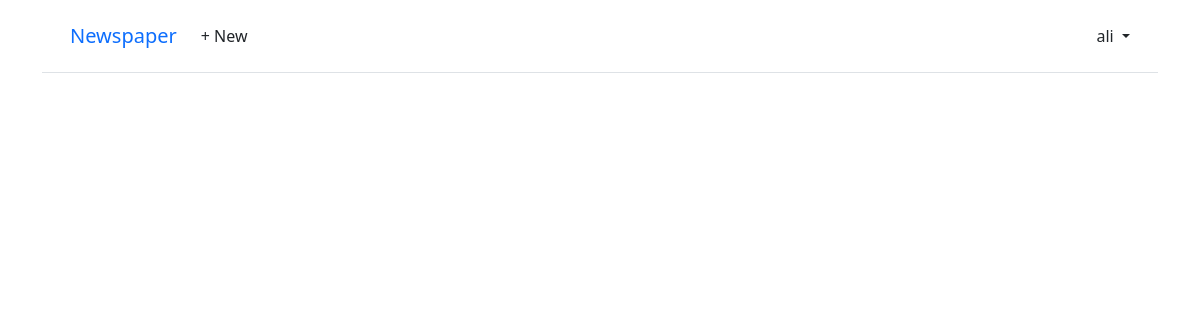
/articles/ (signed in), run on an earlier commit of the app's database.
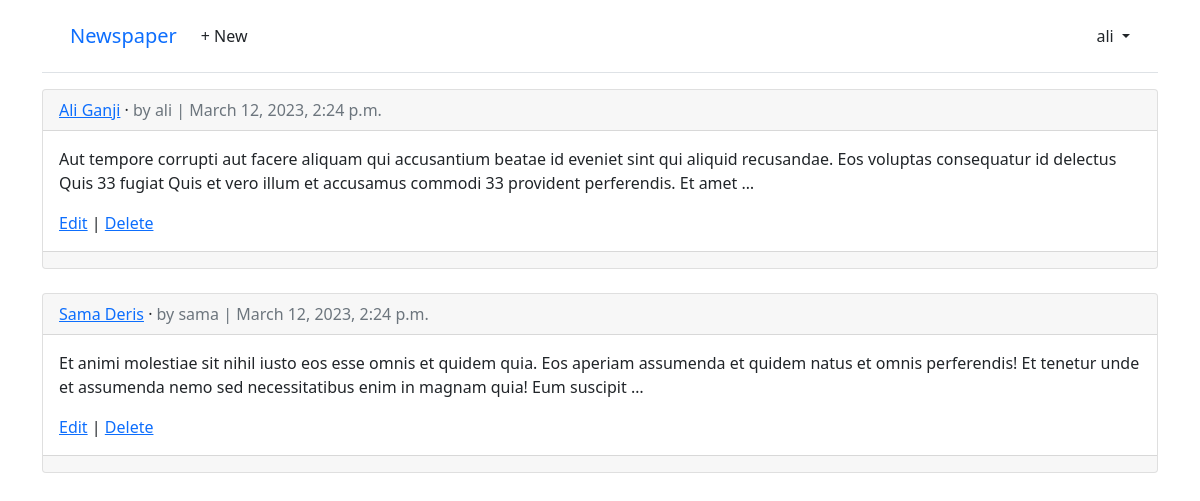
And on a later commit of the database.
### accounts/models.py (models this page shows)
class CustomUser(AbstractUser):
    age = models.PositiveIntegerField(null=True, blank=True)

### articles/models.py (models this page shows, shortened)
class Article(models.Model):
    title = models.CharField(max_length=255)
    body = models.TextField()
    data = models.DateTimeField(auto_now_add=True)
    author = models.ForeignKey(settings.AUTH_USER_MODEL, on_delete=models.CASCADE)
    def get_absolute_url(self):
        return reverse("article_detail", kwargs={"pk": self.pk})

### articles/views.py (the view)
# urls.py: path("", ArticleListView.as_view(), name="article_list"),
class ArticleListView(LoginRequiredMixin, ListView):
    model = Article
    template_name = "articles/article_list.html"

### articles/templates/articles/article_list.html (shortened to what this page needs)
{% extends "_base.html" %}
{% block content %}
    {% for article in article_list %}
        <div class="card">
            <div class="card-header">
                <span class="font-weight-bold"><a href="{{ article.get_absolute_url }}">{{ article.title }}</a></span>
                &middot;
                <span class="text-muted">by {{ article.author }} |
                    {{ article.data }}</span>
            </div>
            <div class="card-body">
                <p>{{ article.body|truncatewords:35 }}</p>
                <a href="{% url "article_edit" article.pk %}">Edit</a> |
                <a href="{% url "article_delete" article.pk %}">Delete</a>
            </div>
            <div class="card-footer">
            </div>
        </div>
        <br/>
    {% endfor %}
{% endblock %}

### templates/_base.html (shortened to what this page needs)
<!DOCTYPE html>
<html>
<head>
  <link href="https://cdn.jsdelivr.net/npm/bootstrap@5.1.3/dist/css/bootstrap.min.css" rel="stylesheet"
>
</head>
<body>
  <div class="container">
    <header class="p-3 mb-3 border-bottom">
      <div class="container">
        <div class="d-flex flex-wrap align-items-center justify-content-center
          justify-content-lg-start">
          <a class="navbar-brand" href="{% url 'home' %}">Newspaper</a>
          <ul class="nav col-12 col-lg-auto me-lg-auto mb-2 justify-content-center
            mb-md-0">
            {% if user.is_authenticated %}
            <li><a href="{% url 'article_new' %}" class="nav-link px-2 link-dark">+ New</a></li>
          </ul>
          <div class="dropdown text-end">
            <a href="#" class="d-block link-dark text-decoration-none dropdown-toggle" id="dropdownUser1"
              data-bs-toggle="dropdown" aria-expanded="false">
              {{ user.username }}
            </a>
          </div>
          {% else %}
          <div class="text-end">
            <a href="{% url 'login' %}" class="btn btn-outline-primary me-2">Log
              In</a>
            <a href="{% url 'signup' %}" class="btn btn-primary">Sign Up</a>
          </div>
          {% endif %}
        </div>
      </div>
    </header>
    <main>
      {% block content %}
      {% endblock content %}
    </main>
  </div>
</body>
</html>

What changed in the data, as far as the page shows it:
added Article: title "Ali Ganji", author "ali", data "March 12, 2023, 2:24 p.m.", body "Aut tempore corrupti aut facere aliquam qui accusantium beatae id eveniet sint qui aliquid recusandae. Eos voluptas consequatur id delectus Quis 33 fugiat Quis et vero illum et accusamus commodi 33 provident perferendis. Et amet …"
added Article: title "Sama Deris", author "sama", data "March 12, 2023, 2:24 p.m.", body "Et animi molestiae sit nihil iusto eos esse omnis et quidem quia. Eos aperiam assumenda et quidem natus et omnis perferendis! Et tenetur unde et assumenda nemo sed necessitatibus enim in magnam quia! Eum suscipit …"
